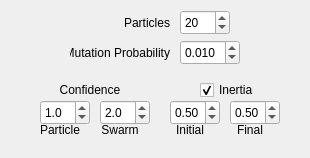
<?xml version="1.0" encoding="UTF-8"?>
<ui version="4.0">
 <class>ParametersParticles</class>
 <widget class="QWidget" name="ParametersParticles">
  <property name="geometry">
   <rect>
    <x>0</x>
    <y>0</y>
    <width>310</width>
    <height>158</height>
   </rect>
  </property>
  <property name="windowTitle">
   <string>Form</string>
  </property>
  <widget class="QCheckBox" name="adaptiveCheck">
   <property name="enabled">
    <bool>true</bool>
   </property>
   <property name="geometry">
    <rect>
     <x>200</x>
     <y>80</y>
     <width>60</width>
     <height>20</height>
    </rect>
   </property>
   <property name="font">
    <font>
     <pointsize>9</pointsize>
    </font>
   </property>
   <property name="text">
    <string>Inertia</string>
   </property>
   <property name="checked">
    <bool>true</bool>
   </property>
  </widget>
  <widget class="QSpinBox" name="particleSpin">
   <property name="geometry">
    <rect>
     <x>180</x>
     <y>10</y>
     <width>50</width>
     <height>25</height>
    </rect>
   </property>
   <property name="font">
    <font>
     <pointsize>9</pointsize>
    </font>
   </property>
   <property name="toolTip">
    <string>Number of iterations to perform
0: infinite</string>
   </property>
   <property name="minimum">
    <number>1</number>
   </property>
   <property name="maximum">
    <number>99999999</number>
   </property>
   <property name="value">
    <number>20</number>
   </property>
  </widget>
  <widget class="QLabel" name="label_13">
   <property name="geometry">
    <rect>
     <x>120</x>
     <y>10</y>
     <width>50</width>
     <height>25</height>
    </rect>
   </property>
   <property name="font">
    <font>
     <pointsize>9</pointsize>
    </font>
   </property>
   <property name="text">
    <string>Particles</string>
   </property>
   <property name="alignment">
    <set>Qt::AlignRight|Qt::AlignTrailing|Qt::AlignVCenter</set>
   </property>
  </widget>
  <widget class="QDoubleSpinBox" name="inertiaInitSpin">
   <property name="geometry">
    <rect>
     <x>170</x>
     <y>100</y>
     <width>50</width>
     <height>25</height>
    </rect>
   </property>
   <property name="font">
    <font>
     <pointsize>9</pointsize>
    </font>
   </property>
   <property name="minimum">
    <double>0.010000000000000</double>
   </property>
   <property name="maximum">
    <double>1.000000000000000</double>
   </property>
   <property name="singleStep">
    <double>0.010000000000000</double>
   </property>
   <property name="value">
    <double>0.500000000000000</double>
   </property>
  </widget>
  <widget class="QDoubleSpinBox" name="inertiaFinalSpin">
   <property name="geometry">
    <rect>
     <x>230</x>
     <y>100</y>
     <width>50</width>
     <height>25</height>
    </rect>
   </property>
   <property name="font">
    <font>
     <pointsize>9</pointsize>
    </font>
   </property>
   <property name="minimum">
    <double>0.010000000000000</double>
   </property>
   <property name="maximum">
    <double>1.000000000000000</double>
   </property>
   <property name="singleStep">
    <double>0.010000000000000</double>
   </property>
   <property name="value">
    <double>0.500000000000000</double>
   </property>
  </widget>
  <widget class="QDoubleSpinBox" name="particleConfidenceSpin">
   <property name="geometry">
    <rect>
     <x>40</x>
     <y>100</y>
     <width>50</width>
     <height>25</height>
    </rect>
   </property>
   <property name="font">
    <font>
     <pointsize>9</pointsize>
    </font>
   </property>
   <property name="decimals">
    <number>1</number>
   </property>
   <property name="minimum">
    <double>0.100000000000000</double>
   </property>
   <property name="maximum">
    <double>10.000000000000000</double>
   </property>
   <property name="singleStep">
    <double>0.100000000000000</double>
   </property>
   <property name="value">
    <double>1.000000000000000</double>
   </property>
  </widget>
  <widget class="QLabel" name="label_14">
   <property name="geometry">
    <rect>
     <x>40</x>
     <y>80</y>
     <width>100</width>
     <height>20</height>
    </rect>
   </property>
   <property name="font">
    <font>
     <pointsize>9</pointsize>
    </font>
   </property>
   <property name="text">
    <string>Confidence</string>
   </property>
   <property name="alignment">
    <set>Qt::AlignCenter</set>
   </property>
  </widget>
  <widget class="QDoubleSpinBox" name="swarmConfidenceSpin">
   <property name="geometry">
    <rect>
     <x>100</x>
     <y>100</y>
     <width>50</width>
     <height>25</height>
    </rect>
   </property>
   <property name="font">
    <font>
     <pointsize>9</pointsize>
    </font>
   </property>
   <property name="decimals">
    <number>1</number>
   </property>
   <property name="minimum">
    <double>0.100000000000000</double>
   </property>
   <property name="maximum">
    <double>20.000000000000000</double>
   </property>
   <property name="singleStep">
    <double>0.100000000000000</double>
   </property>
   <property name="value">
    <double>2.000000000000000</double>
   </property>
  </widget>
  <widget class="QLabel" name="label_15">
   <property name="geometry">
    <rect>
     <x>100</x>
     <y>120</y>
     <width>40</width>
     <height>20</height>
    </rect>
   </property>
   <property name="font">
    <font>
     <pointsize>9</pointsize>
    </font>
   </property>
   <property name="text">
    <string>Swarm</string>
   </property>
   <property name="alignment">
    <set>Qt::AlignCenter</set>
   </property>
  </widget>
  <widget class="QDoubleSpinBox" name="mutationSpin">
   <property name="geometry">
    <rect>
     <x>180</x>
     <y>40</y>
     <width>60</width>
     <height>25</height>
    </rect>
   </property>
   <property name="font">
    <font>
     <pointsize>9</pointsize>
    </font>
   </property>
   <property name="decimals">
    <number>3</number>
   </property>
   <property name="minimum">
    <double>0.001000000000000</double>
   </property>
   <property name="maximum">
    <double>1.000000000000000</double>
   </property>
   <property name="singleStep">
    <double>0.010000000000000</double>
   </property>
   <property name="value">
    <double>0.010000000000000</double>
   </property>
  </widget>
  <widget class="QLabel" name="label_17">
   <property name="geometry">
    <rect>
     <x>40</x>
     <y>120</y>
     <width>40</width>
     <height>20</height>
    </rect>
   </property>
   <property name="font">
    <font>
     <pointsize>9</pointsize>
    </font>
   </property>
   <property name="text">
    <string>Particle</string>
   </property>
   <property name="alignment">
    <set>Qt::AlignCenter</set>
   </property>
  </widget>
  <widget class="QLabel" name="label_16">
   <property name="geometry">
    <rect>
     <x>230</x>
     <y>120</y>
     <width>40</width>
     <height>20</height>
    </rect>
   </property>
   <property name="font">
    <font>
     <pointsize>9</pointsize>
    </font>
   </property>
   <property name="text">
    <string>Final</string>
   </property>
   <property name="alignment">
    <set>Qt::AlignCenter</set>
   </property>
  </widget>
  <widget class="QLabel" name="label_18">
   <property name="geometry">
    <rect>
     <x>170</x>
     <y>120</y>
     <width>40</width>
     <height>20</height>
    </rect>
   </property>
   <property name="font">
    <font>
     <pointsize>9</pointsize>
    </font>
   </property>
   <property name="text">
    <string>Initial</string>
   </property>
   <property name="alignment">
    <set>Qt::AlignCenter</set>
   </property>
  </widget>
  <widget class="QLabel" name="label_19">
   <property name="geometry">
    <rect>
     <x>70</x>
     <y>40</y>
     <width>100</width>
     <height>25</height>
    </rect>
   </property>
   <property name="font">
    <font>
     <pointsize>9</pointsize>
    </font>
   </property>
   <property name="text">
    <string>Mutation Probability</string>
   </property>
   <property name="alignment">
    <set>Qt::AlignRight|Qt::AlignTrailing|Qt::AlignVCenter</set>
   </property>
  </widget>
 </widget>
 <resources/>
 <connections/>
</ui>
